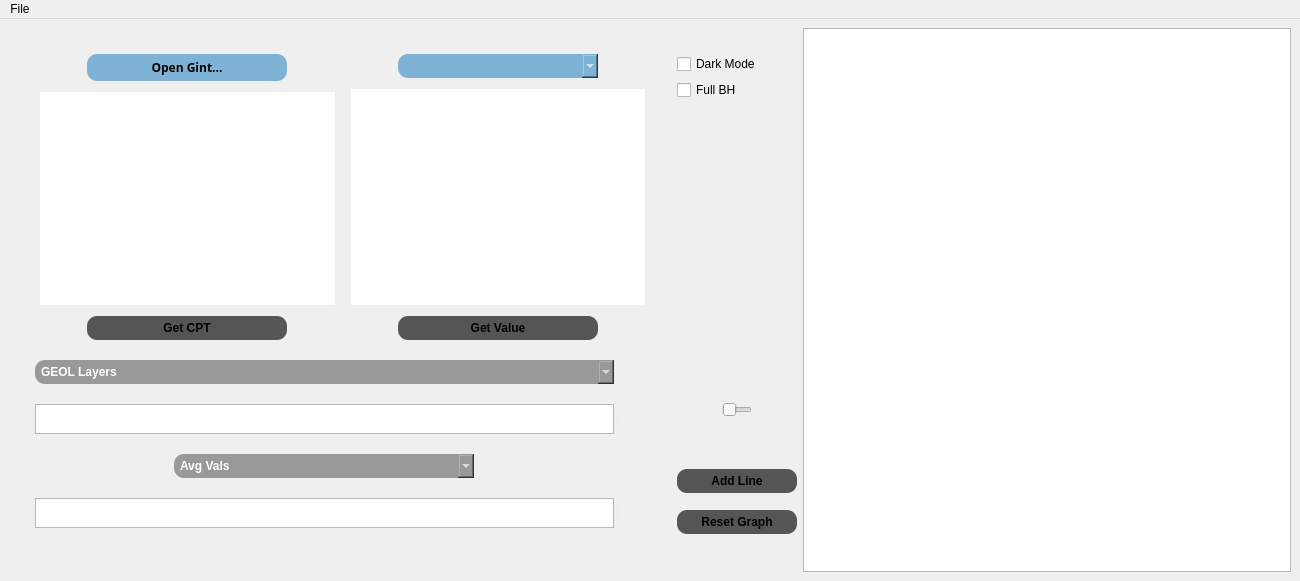
<?xml version="1.0" encoding="UTF-8"?>
<ui version="4.0">
 <class>MainWindow</class>
 <widget class="QMainWindow" name="MainWindow">
  <property name="geometry">
   <rect>
    <x>0</x>
    <y>0</y>
    <width>1300</width>
    <height>581</height>
   </rect>
  </property>
  <property name="sizePolicy">
   <sizepolicy hsizetype="Expanding" vsizetype="Expanding">
    <horstretch>0</horstretch>
    <verstretch>0</verstretch>
   </sizepolicy>
  </property>
  <property name="minimumSize">
   <size>
    <width>1300</width>
    <height>581</height>
   </size>
  </property>
  <property name="windowTitle">
   <string>AvgCPT</string>
  </property>
  <property name="windowIcon">
   <iconset>
    <normaloff>images/icon.ico</normaloff>images/icon.ico</iconset>
  </property>
  <widget class="QWidget" name="main_window">
   <property name="enabled">
    <bool>true</bool>
   </property>
   <property name="sizePolicy">
    <sizepolicy hsizetype="Expanding" vsizetype="Expanding">
     <horstretch>0</horstretch>
     <verstretch>0</verstretch>
    </sizepolicy>
   </property>
   <layout class="QHBoxLayout" name="horizontalLayout_13">
    <item>
     <layout class="QHBoxLayout" name="horizontalLayout_12">
      <item>
       <widget class="QGraphicsView" name="left_spacer">
        <property name="maximumSize">
         <size>
          <width>20</width>
          <height>20</height>
         </size>
        </property>
        <property name="styleSheet">
         <string notr="true">QGraphicsView {
    background: #f0f0f0;
	border: 0;
}</string>
        </property>
       </widget>
      </item>
     </layout>
    </item>
    <item>
     <layout class="QHBoxLayout" name="horizontalLayout_6" stretch="10,10">
      <item>
       <layout class="QGridLayout" name="gridLayout" rowstretch="1,10,7,1" columnstretch="25,0,0" columnminimumwidth="700,0,0">
        <item row="1" column="2">
         <layout class="QVBoxLayout" name="verticalLayout_12">
          <item>
           <widget class="QCheckBox" name="dark_mode_button">
            <property name="text">
             <string>Dark Mode</string>
            </property>
           </widget>
          </item>
          <item>
           <widget class="QCheckBox" name="full_bh">
            <property name="text">
             <string>Full BH</string>
            </property>
           </widget>
          </item>
          <item>
           <spacer name="verticalSpacer_16">
            <property name="orientation">
             <enum>Qt::Vertical</enum>
            </property>
            <property name="sizeHint" stdset="0">
             <size>
              <width>20</width>
              <height>40</height>
             </size>
            </property>
           </spacer>
          </item>
         </layout>
        </item>
        <item row="2" column="2">
         <layout class="QVBoxLayout" name="verticalLayout_7">
          <item>
           <widget class="QTextEdit" name="unit_textbox">
            <property name="maximumSize">
             <size>
              <width>125</width>
              <height>50</height>
             </size>
            </property>
            <property name="layoutDirection">
             <enum>Qt::LeftToRight</enum>
            </property>
            <property name="styleSheet">
             <string notr="true">QTextEdit {
    background: #f0f0f0;
	border: 0;
}</string>
            </property>
            <property name="html">
             <string>&lt;!DOCTYPE HTML PUBLIC &quot;-//W3C//DTD HTML 4.0//EN&quot; &quot;http://www.w3.org/TR/REC-html40/strict.dtd&quot;&gt;
&lt;html&gt;&lt;head&gt;&lt;meta name=&quot;qrichtext&quot; content=&quot;1&quot; /&gt;&lt;style type=&quot;text/css&quot;&gt;
p, li { white-space: pre-wrap; }
&lt;/style&gt;&lt;/head&gt;&lt;body style=&quot; font-family:'MS Shell Dlg 2'; font-size:7.8pt; font-weight:400; font-style:normal;&quot;&gt;
&lt;p align=&quot;center&quot; style=&quot;-qt-paragraph-type:empty; margin-top:0px; margin-bottom:0px; margin-left:0px; margin-right:0px; -qt-block-indent:0; text-indent:0px; font-size:8.25pt;&quot;&gt;&lt;br /&gt;&lt;/p&gt;&lt;/body&gt;&lt;/html&gt;</string>
            </property>
           </widget>
          </item>
          <item>
           <layout class="QHBoxLayout" name="horizontalLayout">
            <item>
             <widget class="QSlider" name="unit_selector">
              <property name="maximumSize">
               <size>
                <width>30</width>
                <height>16777215</height>
               </size>
              </property>
              <property name="maximum">
               <number>1</number>
              </property>
              <property name="orientation">
               <enum>Qt::Horizontal</enum>
              </property>
             </widget>
            </item>
           </layout>
          </item>
          <item>
           <spacer name="verticalSpacer_8">
            <property name="orientation">
             <enum>Qt::Vertical</enum>
            </property>
            <property name="sizeHint" stdset="0">
             <size>
              <width>20</width>
              <height>40</height>
             </size>
            </property>
           </spacer>
          </item>
          <item>
           <spacer name="verticalSpacer_11">
            <property name="orientation">
             <enum>Qt::Vertical</enum>
            </property>
            <property name="sizeHint" stdset="0">
             <size>
              <width>20</width>
              <height>40</height>
             </size>
            </property>
           </spacer>
          </item>
          <item>
           <spacer name="verticalSpacer_12">
            <property name="orientation">
             <enum>Qt::Vertical</enum>
            </property>
            <property name="sizeHint" stdset="0">
             <size>
              <width>20</width>
              <height>40</height>
             </size>
            </property>
           </spacer>
          </item>
          <item>
           <spacer name="verticalSpacer_13">
            <property name="orientation">
             <enum>Qt::Vertical</enum>
            </property>
            <property name="sizeHint" stdset="0">
             <size>
              <width>20</width>
              <height>40</height>
             </size>
            </property>
           </spacer>
          </item>
          <item>
           <widget class="QPushButton" name="graph_button">
            <property name="enabled">
             <bool>false</bool>
            </property>
            <property name="minimumSize">
             <size>
              <width>120</width>
              <height>0</height>
             </size>
            </property>
            <property name="maximumSize">
             <size>
              <width>110</width>
              <height>16777215</height>
             </size>
            </property>
            <property name="styleSheet">
             <string notr="true">QPushButton {
	font: 9pt &quot;Calibri Light&quot;;
	font-weight: bold;
    background: #7FB3D5;
    border-radius: 10px;
    color: black;
	padding:5px;
}

QPushButton:selected { /* italicize selected tabs */
    color: black;
}

QPushButton:hover { /* italicize selected tabs */
    background: #58D68D;
}

QPushButton:disabled { 
    background: #555555;
}</string>
            </property>
            <property name="text">
             <string>Add Line</string>
            </property>
           </widget>
          </item>
          <item>
           <spacer name="verticalSpacer_9">
            <property name="orientation">
             <enum>Qt::Vertical</enum>
            </property>
            <property name="sizeHint" stdset="0">
             <size>
              <width>20</width>
              <height>40</height>
             </size>
            </property>
           </spacer>
          </item>
          <item>
           <widget class="QPushButton" name="button_reset">
            <property name="enabled">
             <bool>false</bool>
            </property>
            <property name="minimumSize">
             <size>
              <width>120</width>
              <height>0</height>
             </size>
            </property>
            <property name="maximumSize">
             <size>
              <width>110</width>
              <height>16777215</height>
             </size>
            </property>
            <property name="styleSheet">
             <string notr="true">QPushButton {
	font: 9pt &quot;Calibri Light&quot;;
	font-weight: bold;
    background: #7FB3D5;
    border-radius: 10px;
    color: black;
	padding:5px;
}

QPushButton:selected { /* italicize selected tabs */
    color: black;
}

QPushButton:hover { /* italicize selected tabs */
    background: #58D68D;
}

QPushButton:disabled { 
    background: #555555;
}</string>
            </property>
            <property name="text">
             <string>Reset Graph</string>
            </property>
           </widget>
          </item>
          <item>
           <spacer name="verticalSpacer_10">
            <property name="orientation">
             <enum>Qt::Vertical</enum>
            </property>
            <property name="sizeHint" stdset="0">
             <size>
              <width>20</width>
              <height>40</height>
             </size>
            </property>
           </spacer>
          </item>
         </layout>
        </item>
        <item row="0" column="0">
         <layout class="QVBoxLayout" name="verticalLayout_5">
          <item>
           <widget class="QGraphicsView" name="top_spacer">
            <property name="maximumSize">
             <size>
              <width>20</width>
              <height>20</height>
             </size>
            </property>
            <property name="styleSheet">
             <string notr="true">QGraphicsView {
    background: #f0f0f0;
	border: 0;
}</string>
            </property>
           </widget>
          </item>
         </layout>
        </item>
        <item row="3" column="0">
         <layout class="QVBoxLayout" name="verticalLayout_11">
          <item>
           <widget class="QGraphicsView" name="bot_spacer">
            <property name="maximumSize">
             <size>
              <width>20</width>
              <height>20</height>
             </size>
            </property>
            <property name="styleSheet">
             <string notr="true">QGraphicsView {
    background: #f0f0f0;
	border: 0;
}</string>
            </property>
           </widget>
          </item>
         </layout>
        </item>
        <item row="1" column="0">
         <layout class="QHBoxLayout" name="horizontalLayout_7">
          <item>
           <layout class="QVBoxLayout" name="verticalLayout_2">
            <item>
             <layout class="QHBoxLayout" name="horizontalLayout_2">
              <item>
               <widget class="QPushButton" name="button_gint">
                <property name="minimumSize">
                 <size>
                  <width>200</width>
                  <height>0</height>
                 </size>
                </property>
                <property name="maximumSize">
                 <size>
                  <width>200</width>
                  <height>16777215</height>
                 </size>
                </property>
                <property name="font">
                 <font>
                  <family>Calibri Light</family>
                  <pointsize>9</pointsize>
                  <weight>75</weight>
                  <italic>false</italic>
                  <bold>true</bold>
                 </font>
                </property>
                <property name="styleSheet">
                 <string notr="true">QPushButton {
    border-radius: 10px;
	font: 9pt &quot;Calibri Light&quot;;
	font-weight: bold;
    background: #7FB3D5;
    color: black;
	padding:5px;
}

QPushButton:selected { /* italicize selected tabs */
    color: black;
}

QPushButton:hover { /* italicize selected tabs */
    background: #58D68D;
}</string>
                </property>
                <property name="text">
                 <string>Open Gint...</string>
                </property>
               </widget>
              </item>
             </layout>
            </item>
            <item>
             <widget class="QListWidget" name="point_table">
              <property name="minimumSize">
               <size>
                <width>50</width>
                <height>0</height>
               </size>
              </property>
              <property name="font">
               <font>
                <family>Calibri Light</family>
                <pointsize>9</pointsize>
                <weight>50</weight>
                <italic>false</italic>
                <bold>false</bold>
               </font>
              </property>
              <property name="styleSheet">
               <string notr="true">QListWidget {
	font: 9pt &quot;Calibri Light&quot;;
    border-radius: 10px;
    color: black;
	padding:5px;
}</string>
              </property>
             </widget>
            </item>
            <item>
             <layout class="QHBoxLayout" name="horizontalLayout_4">
              <item>
               <widget class="QPushButton" name="button_depth">
                <property name="enabled">
                 <bool>false</bool>
                </property>
                <property name="minimumSize">
                 <size>
                  <width>200</width>
                  <height>0</height>
                 </size>
                </property>
                <property name="maximumSize">
                 <size>
                  <width>200</width>
                  <height>16777215</height>
                 </size>
                </property>
                <property name="styleSheet">
                 <string notr="true">QPushButton {
	font: 9pt &quot;Calibri Light&quot;;
	font-weight: bold;
    background: #7FB3D5;
    border-radius: 10px;
    color: black;
	padding:5px;
}

QPushButton:selected { 
    color: black;
}

QPushButton:hover { 
    background: #58D68D;
}

QPushButton:disabled { 
    background: #555555;
}</string>
                </property>
                <property name="text">
                 <string>Get CPT</string>
                </property>
               </widget>
              </item>
             </layout>
            </item>
           </layout>
          </item>
          <item>
           <layout class="QVBoxLayout" name="verticalLayout_3">
            <item>
             <layout class="QHBoxLayout" name="horizontalLayout_9">
              <item>
               <widget class="QComboBox" name="cpt_table">
                <property name="enabled">
                 <bool>false</bool>
                </property>
                <property name="maximumSize">
                 <size>
                  <width>200</width>
                  <height>16777215</height>
                 </size>
                </property>
                <property name="styleSheet">
                 <string notr="true">QComboBox {
	font: 9pt &quot;Calibri Light&quot;;
	font-weight: bold;
	font-weight: bold;
    background: #7FB3D5;
    border-radius: 10px;
    color: white;
	padding: 4px;
	padding-left: 6px;
}

QComboBox:selected { /* italicize selected tabs */
    color: black;
}

QComboBox:hover { /* italicize selected tabs */
    background: #58D68D;
}

QComboBox::drop-down {
    subcontrol-origin: center;
}

QPushButton:disabled { 
    background: #555555;
}</string>
                </property>
               </widget>
              </item>
             </layout>
            </item>
            <item>
             <widget class="QListWidget" name="depth_table">
              <property name="maximumSize">
               <size>
                <width>16777215</width>
                <height>16777215</height>
               </size>
              </property>
              <property name="font">
               <font>
                <family>Calibri Light</family>
                <pointsize>9</pointsize>
                <weight>50</weight>
                <italic>false</italic>
                <bold>false</bold>
               </font>
              </property>
              <property name="styleSheet">
               <string notr="true">QListWidget {
	font: 9pt &quot;Calibri Light&quot;;
    border-radius: 10px;
    color: black;
	padding:5px;
}</string>
              </property>
             </widget>
            </item>
            <item>
             <layout class="QHBoxLayout" name="horizontalLayout_5">
              <item>
               <widget class="QPushButton" name="button_cpt_val">
                <property name="enabled">
                 <bool>false</bool>
                </property>
                <property name="minimumSize">
                 <size>
                  <width>200</width>
                  <height>0</height>
                 </size>
                </property>
                <property name="maximumSize">
                 <size>
                  <width>200</width>
                  <height>16777215</height>
                 </size>
                </property>
                <property name="styleSheet">
                 <string notr="true">QPushButton {
	font: 9pt &quot;Calibri Light&quot;;
	font-weight: bold;
    background: #7FB3D5;
    border-radius: 10px;
    color: black;
	padding:5px;
}

QPushButton:selected { /* italicize selected tabs */
    color: black;
}

QPushButton:hover { /* italicize selected tabs */
    background: #58D68D;
}

QPushButton:disabled { 
    background: #555555;
}</string>
                </property>
                <property name="text">
                 <string>Get Value</string>
                </property>
               </widget>
              </item>
             </layout>
            </item>
           </layout>
          </item>
         </layout>
        </item>
        <item row="2" column="0">
         <layout class="QHBoxLayout" name="horizontalLayout_8">
          <item>
           <layout class="QVBoxLayout" name="verticalLayout_4">
            <item>
             <layout class="QHBoxLayout" name="horizontalLayout_10">
              <item>
               <widget class="QComboBox" name="geol_layers">
                <property name="enabled">
                 <bool>false</bool>
                </property>
                <property name="styleSheet">
                 <string notr="true">QComboBox {
	font: 9pt &quot;Calibri Light&quot;;
	font-weight: bold;
    background: #999999;
    border-radius: 10px;
    color: white;
	padding: 4px;
	padding-left: 6px;
}

QComboBox:selected { /* italicize selected tabs */
    color: black;
}

QComboBox:hover { /* italicize selected tabs */
    background: #58D68D;
}</string>
                </property>
                <item>
                 <property name="text">
                  <string>GEOL Layers</string>
                 </property>
                </item>
               </widget>
              </item>
             </layout>
            </item>
            <item>
             <widget class="QTextEdit" name="actual_val">
              <property name="maximumSize">
               <size>
                <width>16777215</width>
                <height>30</height>
               </size>
              </property>
              <property name="html">
               <string>&lt;!DOCTYPE HTML PUBLIC &quot;-//W3C//DTD HTML 4.0//EN&quot; &quot;http://www.w3.org/TR/REC-html40/strict.dtd&quot;&gt;
&lt;html&gt;&lt;head&gt;&lt;meta name=&quot;qrichtext&quot; content=&quot;1&quot; /&gt;&lt;style type=&quot;text/css&quot;&gt;
p, li { white-space: pre-wrap; }
&lt;/style&gt;&lt;/head&gt;&lt;body style=&quot; font-family:'MS Shell Dlg 2'; font-size:7.8pt; font-weight:400; font-style:normal;&quot;&gt;
&lt;p align=&quot;center&quot; style=&quot;-qt-paragraph-type:empty; margin-top:0px; margin-bottom:0px; margin-left:0px; margin-right:0px; -qt-block-indent:0; text-indent:0px; font-size:8.25pt;&quot;&gt;&lt;br /&gt;&lt;/p&gt;&lt;/body&gt;&lt;/html&gt;</string>
              </property>
             </widget>
            </item>
            <item>
             <layout class="QHBoxLayout" name="horizontalLayout_11">
              <item>
               <widget class="QComboBox" name="avg_vals">
                <property name="enabled">
                 <bool>false</bool>
                </property>
                <property name="maximumSize">
                 <size>
                  <width>300</width>
                  <height>16777215</height>
                 </size>
                </property>
                <property name="styleSheet">
                 <string notr="true">QComboBox {
	font: 9pt &quot;Calibri Light&quot;;
	font-weight: bold;
    background: #999999;
    border-radius: 10px;
    color: white;
	padding: 4px;
	padding-left: 6px;
}

QComboBox:selected { /* italicize selected tabs */
    color: black;
}

QComboBox:hover { /* italicize selected tabs */
    background: #58D68D;
}</string>
                </property>
                <item>
                 <property name="text">
                  <string>Avg Vals</string>
                 </property>
                </item>
               </widget>
              </item>
             </layout>
            </item>
            <item>
             <widget class="QTextEdit" name="average_val">
              <property name="maximumSize">
               <size>
                <width>16777215</width>
                <height>30</height>
               </size>
              </property>
              <property name="html">
               <string>&lt;!DOCTYPE HTML PUBLIC &quot;-//W3C//DTD HTML 4.0//EN&quot; &quot;http://www.w3.org/TR/REC-html40/strict.dtd&quot;&gt;
&lt;html&gt;&lt;head&gt;&lt;meta name=&quot;qrichtext&quot; content=&quot;1&quot; /&gt;&lt;style type=&quot;text/css&quot;&gt;
p, li { white-space: pre-wrap; }
&lt;/style&gt;&lt;/head&gt;&lt;body style=&quot; font-family:'MS Shell Dlg 2'; font-size:7.8pt; font-weight:400; font-style:normal;&quot;&gt;
&lt;p align=&quot;center&quot; style=&quot;-qt-paragraph-type:empty; margin-top:0px; margin-bottom:0px; margin-left:0px; margin-right:0px; -qt-block-indent:0; text-indent:0px; font-size:8.25pt;&quot;&gt;&lt;br /&gt;&lt;/p&gt;&lt;/body&gt;&lt;/html&gt;</string>
              </property>
             </widget>
            </item>
           </layout>
          </item>
          <item>
           <layout class="QVBoxLayout" name="verticalLayout_6">
            <item>
             <spacer name="verticalSpacer_4">
              <property name="orientation">
               <enum>Qt::Vertical</enum>
              </property>
              <property name="sizeHint" stdset="0">
               <size>
                <width>20</width>
                <height>40</height>
               </size>
              </property>
             </spacer>
            </item>
            <item>
             <spacer name="verticalSpacer_7">
              <property name="orientation">
               <enum>Qt::Vertical</enum>
              </property>
              <property name="sizeHint" stdset="0">
               <size>
                <width>20</width>
                <height>40</height>
               </size>
              </property>
             </spacer>
            </item>
            <item>
             <spacer name="verticalSpacer">
              <property name="orientation">
               <enum>Qt::Vertical</enum>
              </property>
              <property name="sizeHint" stdset="0">
               <size>
                <width>20</width>
                <height>40</height>
               </size>
              </property>
             </spacer>
            </item>
            <item>
             <widget class="QPushButton" name="button_copy_actual">
              <property name="minimumSize">
               <size>
                <width>30</width>
                <height>30</height>
               </size>
              </property>
              <property name="maximumSize">
               <size>
                <width>30</width>
                <height>16777215</height>
               </size>
              </property>
              <property name="font">
               <font>
                <family>Tahoma</family>
                <pointsize>9</pointsize>
               </font>
              </property>
              <property name="styleSheet">
               <string notr="true">QPushButton {
	font: 9pt &quot;Tahoma&quot;;
    background: #f0f0f0;
    border-radius: 10px;
    color: black;
	padding:5px;
}

QPushButton:selected { /* italicize selected tabs */
    color: black;
}

QPushButton:hover { /* italicize selected tabs */
    background: #58D68D;
}</string>
              </property>
              <property name="text">
               <string/>
              </property>
             </widget>
            </item>
            <item>
             <spacer name="verticalSpacer_2">
              <property name="orientation">
               <enum>Qt::Vertical</enum>
              </property>
              <property name="sizeHint" stdset="0">
               <size>
                <width>20</width>
                <height>40</height>
               </size>
              </property>
             </spacer>
            </item>
            <item>
             <spacer name="verticalSpacer_5">
              <property name="orientation">
               <enum>Qt::Vertical</enum>
              </property>
              <property name="sizeHint" stdset="0">
               <size>
                <width>20</width>
                <height>40</height>
               </size>
              </property>
             </spacer>
            </item>
            <item>
             <spacer name="verticalSpacer_6">
              <property name="orientation">
               <enum>Qt::Vertical</enum>
              </property>
              <property name="sizeHint" stdset="0">
               <size>
                <width>20</width>
                <height>40</height>
               </size>
              </property>
             </spacer>
            </item>
            <item>
             <widget class="QPushButton" name="button_copy_avg">
              <property name="minimumSize">
               <size>
                <width>30</width>
                <height>30</height>
               </size>
              </property>
              <property name="maximumSize">
               <size>
                <width>30</width>
                <height>16777215</height>
               </size>
              </property>
              <property name="font">
               <font>
                <family>Tahoma</family>
                <pointsize>9</pointsize>
               </font>
              </property>
              <property name="styleSheet">
               <string notr="true">QPushButton {
	font: 9pt &quot;Tahoma&quot;;
    background: #f0f0f0;
    border-radius: 10px;
    color: black;
	padding:5px;
}

QPushButton:selected { /* italicize selected tabs */
    color: black;
}

QPushButton:hover { /* italicize selected tabs */
    background: #58D68D;
}</string>
              </property>
              <property name="text">
               <string/>
              </property>
             </widget>
            </item>
            <item>
             <spacer name="verticalSpacer_3">
              <property name="orientation">
               <enum>Qt::Vertical</enum>
              </property>
              <property name="sizeHint" stdset="0">
               <size>
                <width>20</width>
                <height>40</height>
               </size>
              </property>
             </spacer>
            </item>
           </layout>
          </item>
         </layout>
        </item>
        <item row="2" column="1">
         <layout class="QHBoxLayout" name="horizontalLayout_14">
          <item>
           <widget class="QGraphicsView" name="right_spacer">
            <property name="maximumSize">
             <size>
              <width>15</width>
              <height>15</height>
             </size>
            </property>
            <property name="styleSheet">
             <string notr="true">QGraphicsView {
    background: #f0f0f0;
	border: 0;
}</string>
            </property>
           </widget>
          </item>
         </layout>
        </item>
       </layout>
      </item>
      <item>
       <layout class="QHBoxLayout" name="horizontalLayout_3" stretch="0">
        <property name="sizeConstraint">
         <enum>QLayout::SetMaximumSize</enum>
        </property>
        <item>
         <widget class="GraphicsLayoutWidget" name="plot_area">
          <property name="sizePolicy">
           <sizepolicy hsizetype="MinimumExpanding" vsizetype="Preferred">
            <horstretch>0</horstretch>
            <verstretch>0</verstretch>
           </sizepolicy>
          </property>
          <property name="minimumSize">
           <size>
            <width>488</width>
            <height>534</height>
           </size>
          </property>
          <property name="maximumSize">
           <size>
            <width>16777215</width>
            <height>16777215</height>
           </size>
          </property>
         </widget>
        </item>
       </layout>
      </item>
     </layout>
    </item>
   </layout>
  </widget>
  <widget class="QMenuBar" name="menubar">
   <property name="geometry">
    <rect>
     <x>0</x>
     <y>0</y>
     <width>1300</width>
     <height>26</height>
    </rect>
   </property>
   <widget class="QMenu" name="menuFile">
    <property name="title">
     <string>File</string>
    </property>
    <addaction name="separator"/>
    <addaction name="file_open"/>
   </widget>
   <addaction name="menuFile"/>
  </widget>
  <action name="actionOpen_folder">
   <property name="enabled">
    <bool>true</bool>
   </property>
   <property name="text">
    <string>Open folder...</string>
   </property>
  </action>
  <action name="file_open">
   <property name="enabled">
    <bool>true</bool>
   </property>
   <property name="text">
    <string>Open...</string>
   </property>
  </action>
  <action name="actionOpen_file">
   <property name="text">
    <string>Open file(s)...</string>
   </property>
  </action>
 </widget>
 <customwidgets>
  <customwidget>
   <class>GraphicsLayoutWidget</class>
   <extends>QGraphicsView</extends>
   <header>pyqtgraph</header>
  </customwidget>
 </customwidgets>
 <resources/>
 <connections/>
</ui>
